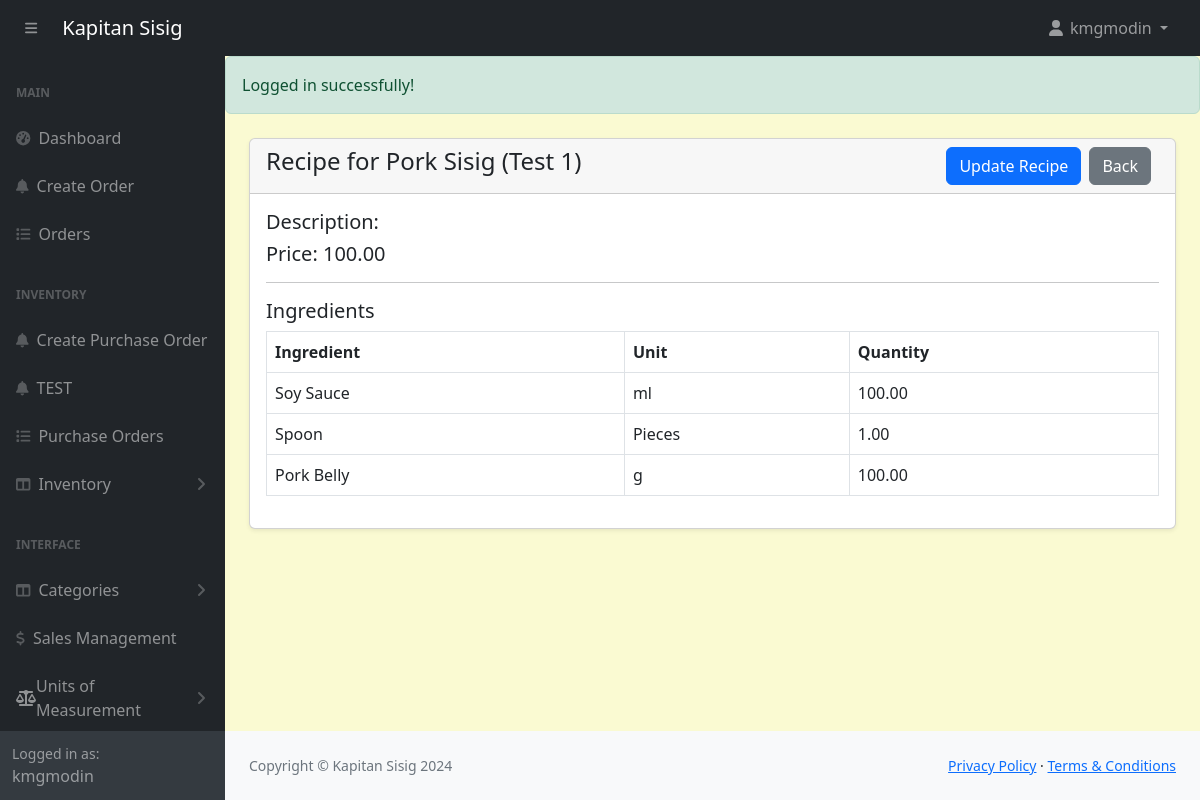
/POS-System-KapitanSisig/admin/recipe-view.php?id=5 (signed in), run on the app's committed database.
### tables this page shows
CREATE TABLE `products` (
  `id` int(11) NOT NULL,
  `category_id` int(11) NOT NULL,
  `productname` varchar(191) NOT NULL,
  `description` varchar(191) NOT NULL,
  `price` decimal(10,2) NOT NULL,
  `image` varchar(255) NOT NULL,
  `created_at` date NOT NULL DEFAULT current_timestamp(),
  `quantity` int(11) NOT NULL
);

CREATE TABLE `recipe_ingredients` (
  `id` int(11) NOT NULL,
  `recipe_id` int(11) NOT NULL,
  `ingredient_id` int(11) NOT NULL,
  `quantity` decimal(10,2) NOT NULL,
  `unit_id` int(11) NOT NULL
);

CREATE TABLE `ingredients` (
  `id` int(11) NOT NULL,
  `name` varchar(191) NOT NULL,
  `unit_id` int(11) NOT NULL,
  `category` varchar(191) NOT NULL,
  `price` decimal(10,2) NOT NULL,
  `quantity` decimal(10,2) NOT NULL
);

CREATE TABLE `units_of_measure` (
  `id` int(11) NOT NULL,
  `category_id` int(11) DEFAULT NULL,
  `uom_name` varchar(255) DEFAULT NULL,
  `type` enum('reference','bigger','smaller') DEFAULT NULL,
  `ratio` decimal(10,5) DEFAULT NULL,
  `active` tinyint(1) DEFAULT 1,
  `rounding_precision` decimal(10,5) DEFAULT NULL
);

### POS-System-KapitanSisig/admin/recipe-view.php (the view, shortened to what this page needs)
<?php
include('includes/header.php');
if (isset($_SESSION['message'])): ?>
    <div class="alert alert-success">
        <?= htmlspecialchars($_SESSION['message']); ?>
    </div>
<?php endif; ?>
<?php
if (isset($_GET['id'])) {
    $productId = $_GET['id'];
    $productQuery = "SELECT * FROM products WHERE id = '$productId' LIMIT 1";
    $productResult = mysqli_query($conn, $productQuery);
    $product = mysqli_fetch_assoc($productResult);
    $recipeQuery = "SELECT r.id AS recipe_id
                    FROM recipes r
                    WHERE r.product_id = '$productId'
                    LIMIT 1";
    $recipeResult = mysqli_query($conn, $recipeQuery);
    if ($recipeResult && mysqli_num_rows($recipeResult) > 0) {
        $recipe = mysqli_fetch_assoc($recipeResult);
        $recipeId = $recipe['recipe_id'];
        $ingredientQuery = "
            SELECT i.name AS ingredient_name, ri.quantity, u.uom_name AS unit_name, i.category
            FROM recipe_ingredients ri
            JOIN ingredients i ON ri.ingredient_id = i.id
            JOIN units_of_measure u ON ri.unit_id = u.id
            WHERE ri.recipe_id = '$recipeId'
            ORDER BY i.category, i.name
            ";
        $ingredientResult = mysqli_query($conn, $ingredientQuery);
    } else {
        $ingredientResult = null;
    }
}
?>
<div class="container-fluid px-4 pb-4">
    <div class="card mt-4 shadow-sm">
        <div class="card-header">
            <h4 class="mb-0">Recipe for <?= htmlspecialchars($product['productname']); ?>
                <a href="products.php" class="btn btn-secondary float-end me-2">Back</a>
                <?php if (isset($recipeId)): ?>
                    <a href="recipe-edit.php?id=<?= urlencode($recipeId); ?>" class="btn btn-primary float-end me-2">Update Recipe</a>
                <?php endif; ?>
            </h4>
        </div>
        <div class="card-body">
            <h5>Description: <?= htmlspecialchars($product['description']); ?></h5>
            <h5>Price: <?= htmlspecialchars($product['price']); ?></h5>
            <hr />
            <h5>Ingredients</h5>
            <table class="table table-bordered">
                <thead>
                    <tr>
                        <th>Ingredient</th>
                        <th>Unit</th>
                        <th>Quantity</th>
                    </tr>
                </thead>
                <tbody>
                    <?php if (isset($ingredientResult) && mysqli_num_rows($ingredientResult) > 0): ?>
                        <?php while ($row = mysqli_fetch_assoc($ingredientResult)): ?>
                            <tr>
                                <td><?= htmlspecialchars($row['ingredient_name']); ?></td>
                                <td><?= htmlspecialchars($row['unit_name']); ?></td>
                                <td><?= htmlspecialchars($row['quantity']); ?></td>
                            </tr>
                        <?php endwhile; ?>
                    <?php else: ?>
                        <tr>
                            <td colspan="3">No ingredients found for this product. <?= isset($recipeId) ? "A recipe exists, but no ingredients have been added." : "No recipe exists for this product."; ?></td>
                        </tr>
                    <?php endif; ?>
                </tbody>
            </table>
        </div>
    </div>
</div>
<?php include('includes/footer.php'); ?>

### POS-System-KapitanSisig/admin/assets/css/custom.css (style rules this page uses)
body { margin: 0; font-family: system-ui, -apple-system, "Segoe UI", Roboto, "Helvetica Neue", "Noto Sans", "Liberation Sans", Arial, sans-serif; font-size: 1rem; font-weight: 400; line-height: 1.5; color: #212529; text-align: left; background-color: #FAFAD2; -webkit-text-size-adjust: 100%; -webkit-tap-highlight-color: rgba(0, 0, 0, 0); }

### data on the page
products: productname "Pork Sisig (Test 1)", price "100.00"
recipe_ingredients: ingredient.name "Soy Sauce", units_of_measure.uom_name "ml", quantity "100.00"
recipe_ingredients: ingredient.name "Spoon", units_of_measure.uom_name "Pieces", quantity "1.00"
recipe_ingredients: ingredient.name "Pork Belly", units_of_measure.uom_name "g", quantity "100.00"

### other printed values
$_SESSION['loggedInUser']['username'] "kmgmodin"
$_SESSION['message'] "Logged in successfully!"
